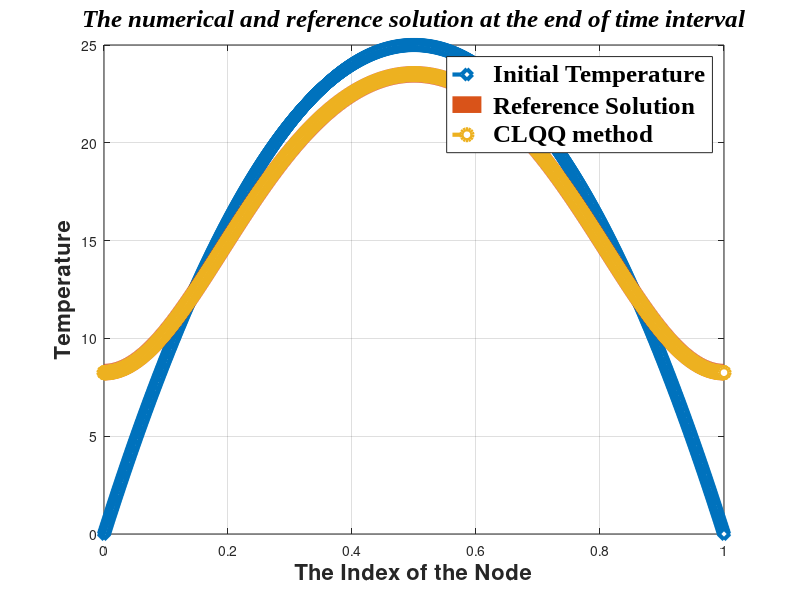
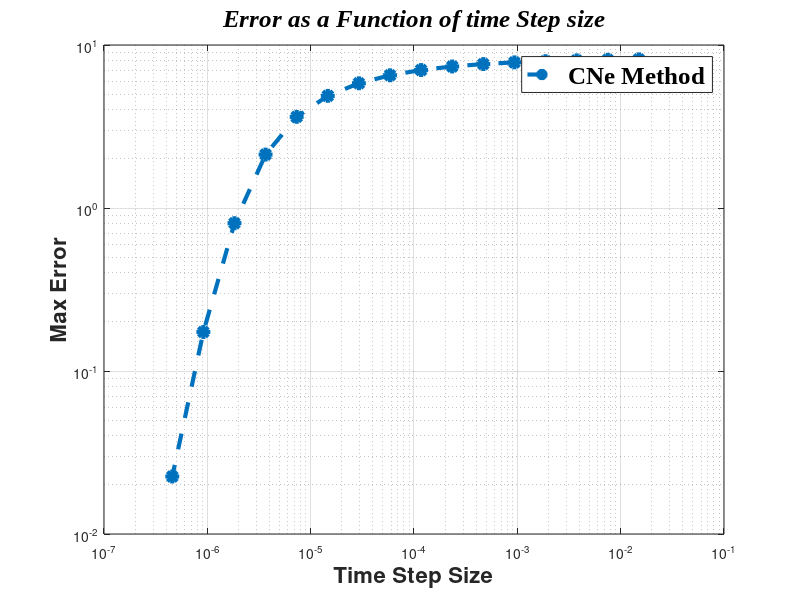
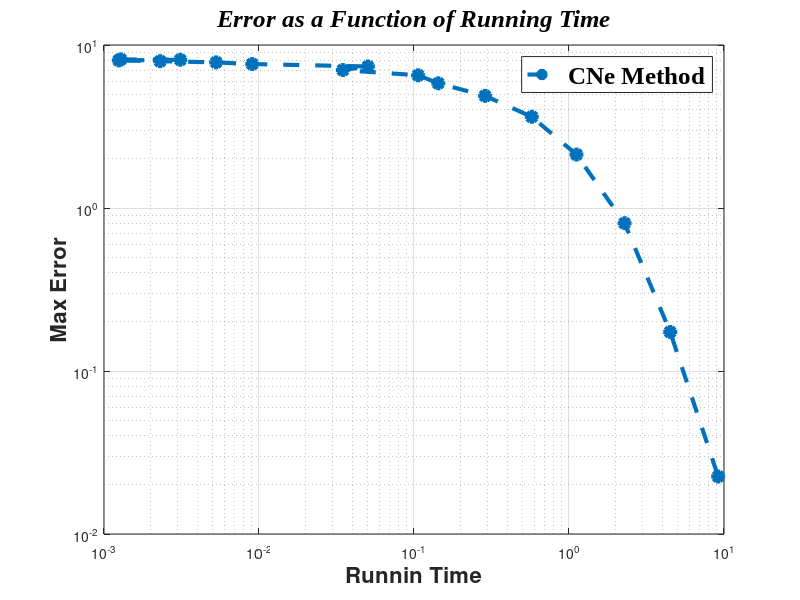

Write MATLAB code to recreate these figures, in order.
%%%%%%%%%%%%%%%%%%%%%%%%%%%%%%%%%%%%%%%%%%%%%%%%%%%%%%%%%%%%%%%%%%%
% Name  : Mahmoud Saleh and Endre Kovacs                        %%%
% Date  : 18.03.2024                                            %%%
% E-mail: mhmodsalh84@gmail.com                                 %%%
%******************************************************************
%%%                 Plot the Result                             %%%
%%%              the Heat Conduction Equation                   %%%
%%%                 in One Dimension                            %%%
%******************************************************************
% Description:
%


%******************************************************************
% Laading the Data :
clear;
close all;
clc;
load DataOfSolution

%******************************************************************
% Plotting:

%=========================================================
% The Initial Conditions
% Reference Solution and Numerical Solution-
% - at the end of the time interval

figure (1)

plot(Node.x, U0                ,'--d', 'LineWidth', 3,'markersize',8,'markerfacecolor','w')
hold on
plot(Node.x, BenchMarklSolution,'', 'LineWidth', 12,'markersize',8,'markerfacecolor','w')
hold on
plot(Node.x, U                 ,'--o', 'LineWidth', 3,'markersize',8,'markerfacecolor','w')

title('The numerical and reference solution at the end of time interval', ...
    'FontName','TimesNewRoman','fontweight','bold','fontsize',18,'fontangle','italic')
legend(' Initial Temperature',' Reference Solution', ...
    ' CLQQ method','FontName','TimesNewRoman','fontweight','bold','fontsize',18,'fontangle','italic')

XLabel = xlabel('The Index of the Node');
set(XLabel, 'FontSize', 16);
set(XLabel, 'FontWeight', 'bold');
YLabel = ylabel('Temperature');
set(YLabel, 'FontSize', 16);
set(YLabel, 'FontWeight', 'bold');
grid on

%=========================================================
% Error as a Function of time Step

figure (2)

plot(Axhstep, MaxD,'--*', 'LineWidth', 3,'markersize',10,'markerfacecolor','w')

title('Error as a Function of time Step size', ...
    'FontName','TimesNewRoman','fontweight','bold','fontsize',18,'fontangle','italic')
legend(' CNe Method','FontName','TimesNewRoman','fontweight','bold','fontsize',18,'fontangle','italic')


XLabel = xlabel('Time Step Size');
set(XLabel, 'FontSize', 16);
set(XLabel, 'FontWeight', 'bold');
YLabel = ylabel('Max Error');
set(YLabel, 'FontSize', 16);
set(YLabel, 'FontWeight', 'bold');

set(gca,'xScale','log')
set(gca,'yScale','log')
grid on

%=========================================================
% Error as a function of Running time:

figure (3)

plot(RunT, MaxD,'--*', 'LineWidth', 3,'markersize',10,'markerfacecolor','w')

title('Error as a Function of Running Time', ...
    'FontName','TimesNewRoman','fontweight','bold','fontsize',18,'fontangle','italic')
legend(' CNe Method','FontName','TimesNewRoman','fontweight','bold','fontsize',18,'fontangle','italic')


XLabel = xlabel('Runnin Time');
set(XLabel, 'FontSize', 16);
set(XLabel, 'FontWeight', 'bold');
YLabel = ylabel('Max Error');
set(YLabel, 'FontSize', 16);
set(YLabel, 'FontWeight', 'bold');

set(gca,'xScale','log')
set(gca,'yScale','log')
grid on